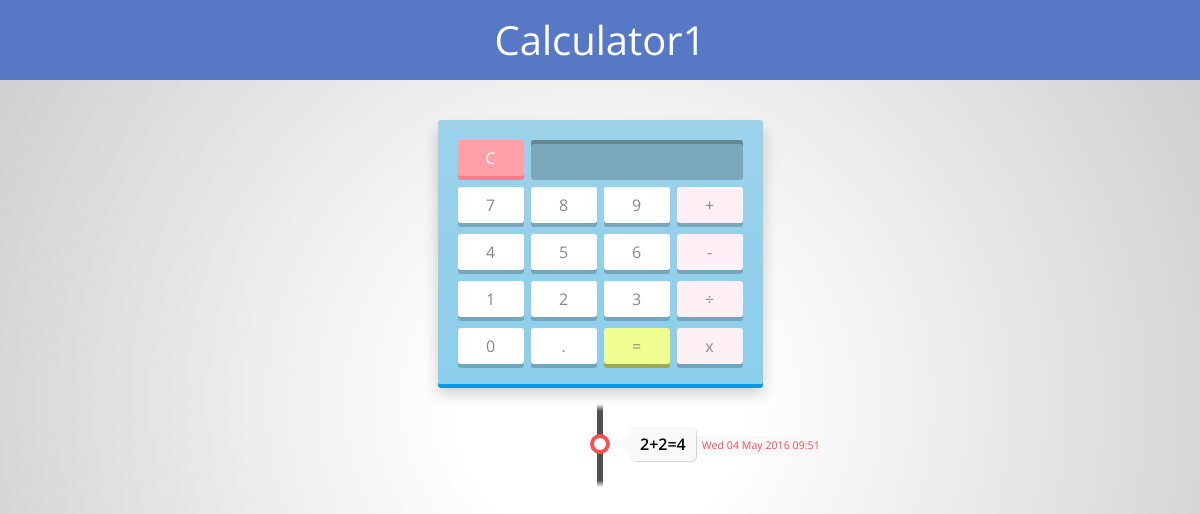
The app's page /calculator/calculator1/, older data.
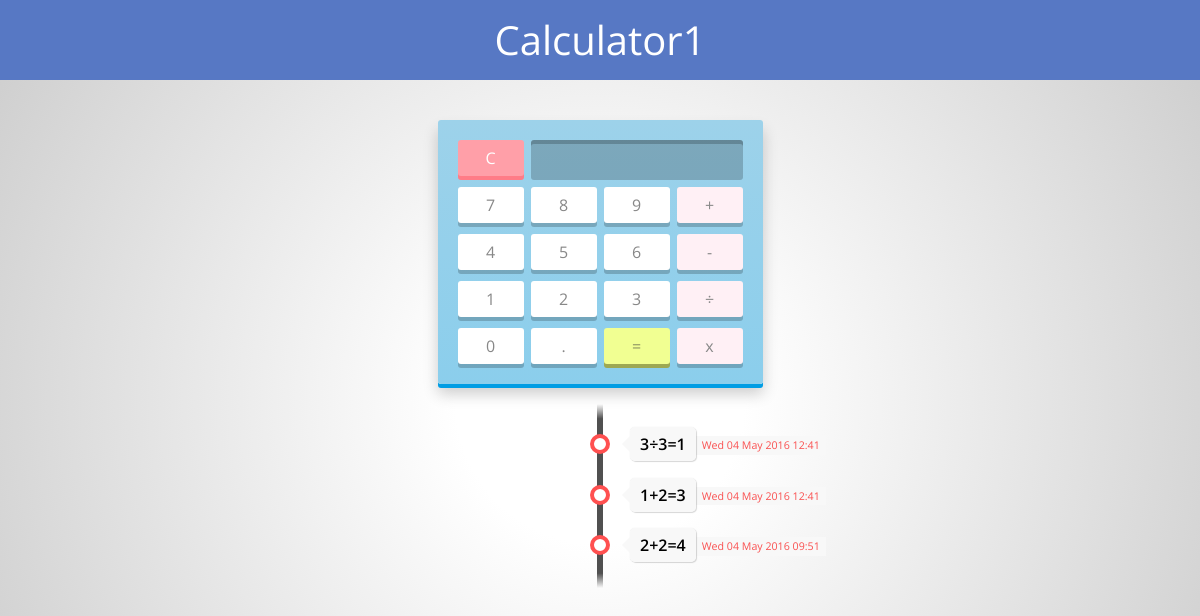
The same page, newer data.
### logs/models.py (models this page shows, shortened)
@python_2_unicode_compatible
class Log(models.Model):
    calculator = models.ForeignKey(Calculator, related_name="logs")
    body = models.TextField()
    created = models.DateTimeField(auto_now_add=True)
    updated = models.DateTimeField(auto_now=True)

### logs/views.py (the view)
# urls.py: url(r'^calculator/(?P<slug>[^/]+)/$', calculator),
def calculator(request, slug):
    calculator = get_object_or_404(Calculator, slug=slug)
    return render(request, "calculator.html", {
        "calculator": calculator,
        "logs": calculator.logs.order_by("-created")[:10],
    })

### templates/calculator.html (shortened to what this page needs)
{% extends "base.html" %}
{% block header_text %}{{ calculator.title }}{% endblock %}
{% block content %}
    <div id="calculator">
    	<div class="top">
    		<span class="clear">C</span>
    		<div class="screen"></div>
    	</div>
    	<div class="keys">
    		<span>7</span>
    		<span>8</span>
    		<span>9</span>
    		<span class="operator">+</span>
    		<span>4</span>
    		<span>5</span>
    		<span>6</span>
    		<span class="operator">-</span>
    		<span>1</span>
    		<span>2</span>
    		<span>3</span>
    		<span class="operator">÷</span>
    		<span>0</span>
    		<span>.</span>
    		<span class="eval">=</span>
    		<span class="operator">x</span>
    	</div>
    </div>
    <ul class="timeline" id="logs">
        {% for log in logs %}
        	<li data-post-id="{{ log.id }}">
            	<div class="direction-r">
            		<div class="flag-wrapper">
        				<span class="flag">{{ log.body }}</span>
        				<span class="time-wrapper">
                            <span class="time">{{ log.created|date:"D d M Y H:i" }}</span>
                        </span>
            		</div>
        		</div>
        	</li>
        {% endfor %}
    </ul>
{% endblock %}

Row changes from the older to the newer data that the page shows:
added Log: body "3÷3=1", created "Wed 04 May 2016 12:41"
added Log: body "1+2=3", created "Wed 04 May 2016 12:41"
